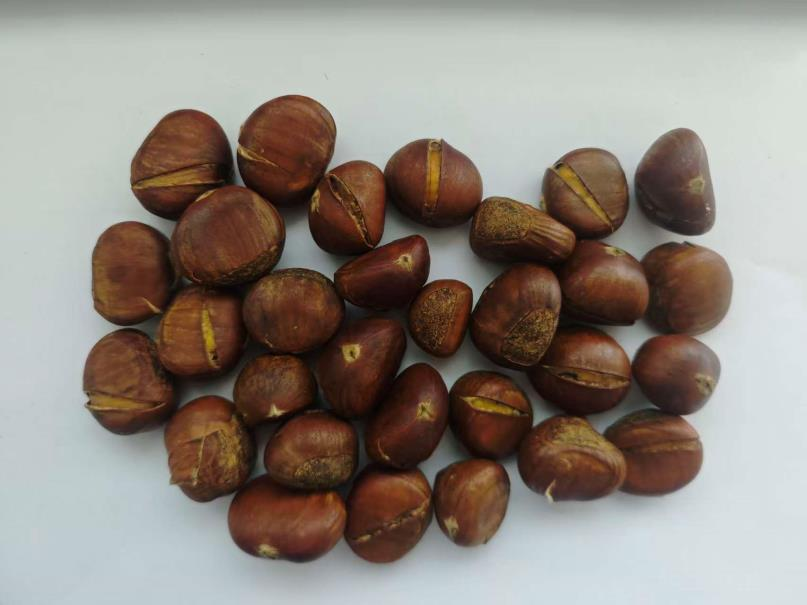
#> input picture imags/chesnuts.png, 807 x 605 px
$ python -i utils.py   (imports and definitions only)
#> lines starting #> are read from the running program, lines starting #| are printed output that depends on the picture; after the words box and inside, x2 and y2 are one past the last pixel; in counts of white or black regions, pixels touching at a corner belong together
import cv2
import numpy as np

def preprocess_image(img_path):
    """优化后预处理：精准颜色筛选+二值化增强+孔洞填充，确保黑白分明"""
#> called with img_path = '../imags/chesnuts.png'
    # 1. 读取图像（保留原始彩色图用于后续分割绘制）
    img = cv2.imread(img_path)
#> img is the input picture: shape (605, 807, 3); mean B, G, R 127.1, 135.3, 144.3
    if img is None:
        raise ValueError(f"无法读取图像，请检查路径：{img_path}")

    # 2. 预处理：去噪（先模糊再处理，减少反光干扰）
    img_blur = cv2.GaussianBlur(img, (3, 5), 0)  # 7x7高斯核，更强去噪

    # 3. 颜色空间转换：RGB→HSV（更适合颜色筛选）
    hsv = cv2.cvtColor(img_blur, cv2.COLOR_BGR2HSV)
#> hsv: shape (605, 807, 3); mean H, S, V 49.2, 70.3, 149.7

    # 4. 优化HSV阈值（适配深褐色栗子+浅色托盘，扩大颜色范围，排除反光）
    # 深褐色HSV范围（色相0-40，饱和度50-250，明度44-200）自己调节选出的最优阈值范围
    lower_brown = np.array([0, 50, 44])
    upper_brown = np.array([40, 250, 200])

    # 5. 颜色筛选：得到初步掩码（栗子区域为白，背景为黑）
    mask = cv2.inRange(hsv, lower_brown, upper_brown)
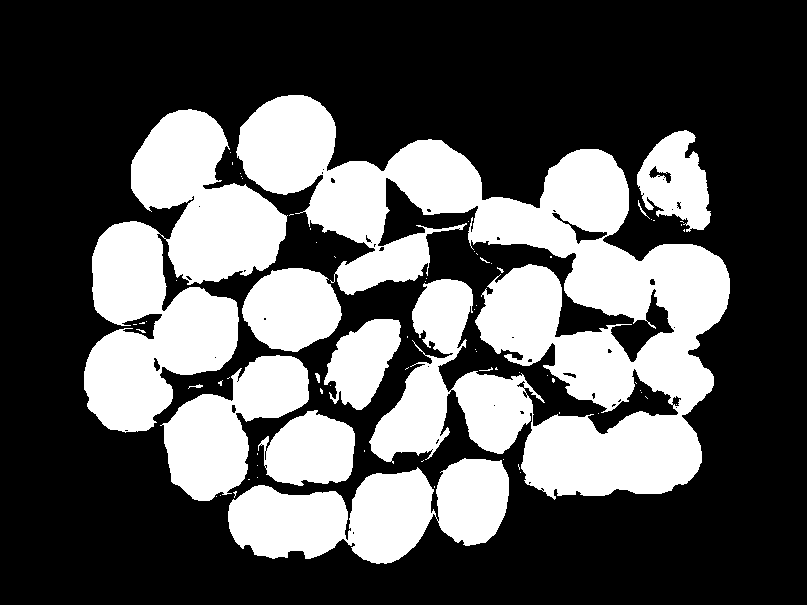
#> mask: shape (605, 807); 34.4% white; 74 white regions (63 under 20 px)

    # 6. 二值化增强：强制黑白分明（避免灰色过渡区域）
    # 大津法自动阈值 + 反色（确保栗子是白，背景是黑）
    ret, mask_bin = cv2.threshold(mask, 0, 255, cv2.THRESH_BINARY + cv2.THRESH_OTSU)
#> ret = 0

    # 7. 孔洞填充：修复栗子内部因反光导致的黑色孔洞（关键！）
    # 步骤：先找到所有轮廓，再填充轮廓内部
    contours, _ = cv2.findContours(mask_bin.copy(), cv2.RETR_CCOMP, cv2.CHAIN_APPROX_SIMPLE)
#> contours = 128 contours, 106 with area under 20; largest, box (x1, y1, x2, y2) and area: (236, 95, 730, 500) 81536, (84, 109, 288, 433) 34036, (228, 458, 509, 564) 17880, (160, 355, 309, 501) 10712, (242, 268, 342, 352) 6112
    for contour in contours:
        cv2.drawContours(mask_bin, [contour], -1, 255, -1)  # -1表示填充内部
#> this loop made 128 passes
#> contour on passes 1, 2, 4, 5, 6, 7, 8, 10, 11, 14, 15, 16: [[216, 496]], [[220, 495]], [[434, 486], [434, 487]], [[248, 479], [249, 479]], [[257, 477]], [[520, 472]], [[257, 465]], [[423, 460], [422, 461], [421, 461], [422, 461]], [[503, 459]], [[257, 453], [257, 454]], [[364, 450], [364, 451]], [[598, 413]]
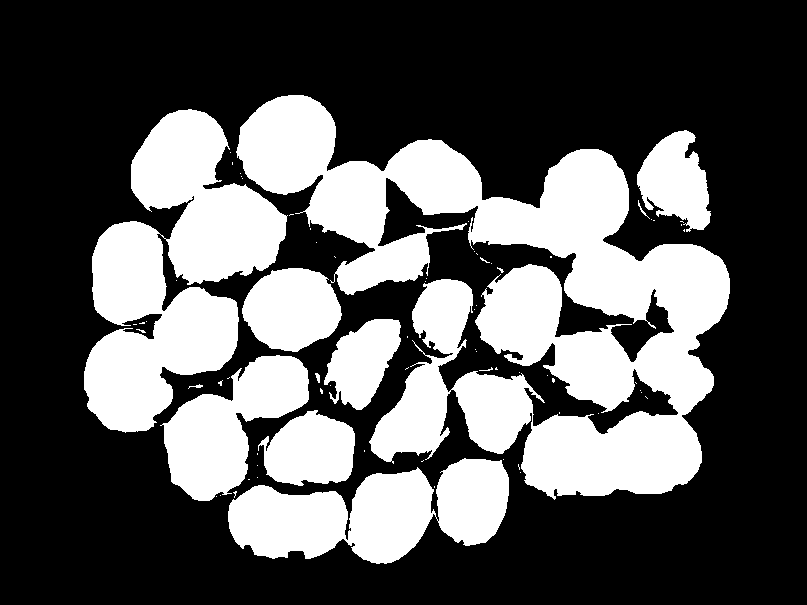
#> mask_bin: shape (605, 807); 34.6% white; 73 white regions (62 under 20 px), largest, box (x1, y1, x2, y2) and area: (236, 95, 730, 500) 83789, (84, 109, 288, 433) 34768, (228, 458, 509, 564) 18323

    # 8. 形态学优化：去除微小噪点（背景中的小黑点）
    kernel_small = np.ones((5, 5), np.uint8)
    # 开运算（先腐蚀再膨胀）：去除小噪点，保留大目标
    mask_morph = cv2.morphologyEx(mask_bin, cv2.MORPH_OPEN, kernel_small, iterations=1)
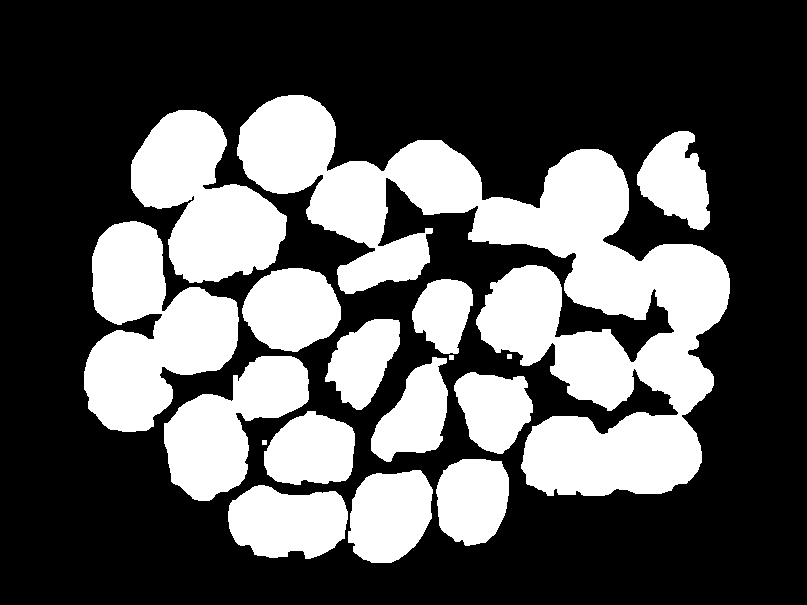
#> mask_morph: shape (605, 807); 34.2% white; 17 white regions
    # 9. 关键：面积筛选（保留扁平栗子，过滤极小噪点）
    mask_final = np.zeros_like(mask_morph)
    min_area = 100  # 适配扁平栗子的小面积（可根据实际调整）
    contours_final, _ = cv2.findContours(mask_morph.copy(), cv2.RETR_EXTERNAL, cv2.CHAIN_APPROX_SIMPLE)
#> contours_final = 17 contours, 3 with area under 20; largest, box (x1, y1, x2, y2) and area: (237, 95, 730, 496) 68528, (84, 221, 239, 432) 18643, (131, 110, 287, 283) 15285, (164, 356, 309, 501) 10672, (228, 485, 348, 559) 6696
    for contour in contours_final:
        if cv2.contourArea(contour) > min_area:
            cv2.drawContours(mask_final, [contour], -1, 255, -1)
#> this loop made 17 passes
#> contour on passes 4, 9, 10: [[262, 440], [262, 444], [266, 444], [266, 440]], [[449, 355], [449, 359], [453, 359], [453, 355]], [[507, 354], [507, 358], [511, 358], [511, 354]]
#> mask_final: shape (605, 807); 34.1% white; 14 white regions, largest, box (x1, y1, x2, y2) and area: (237, 95, 730, 496) 70047, (84, 221, 239, 432) 19028, (131, 110, 287, 283) 15584
    return img, mask_final  # 返回原始彩色图和最终优化二值图


# [51 lines left out: functions morphological_operation, watershed_segmentation, count_and_calculate_pixels, not called in this run]

>>> result = preprocess_image('../imags/chesnuts.png')
